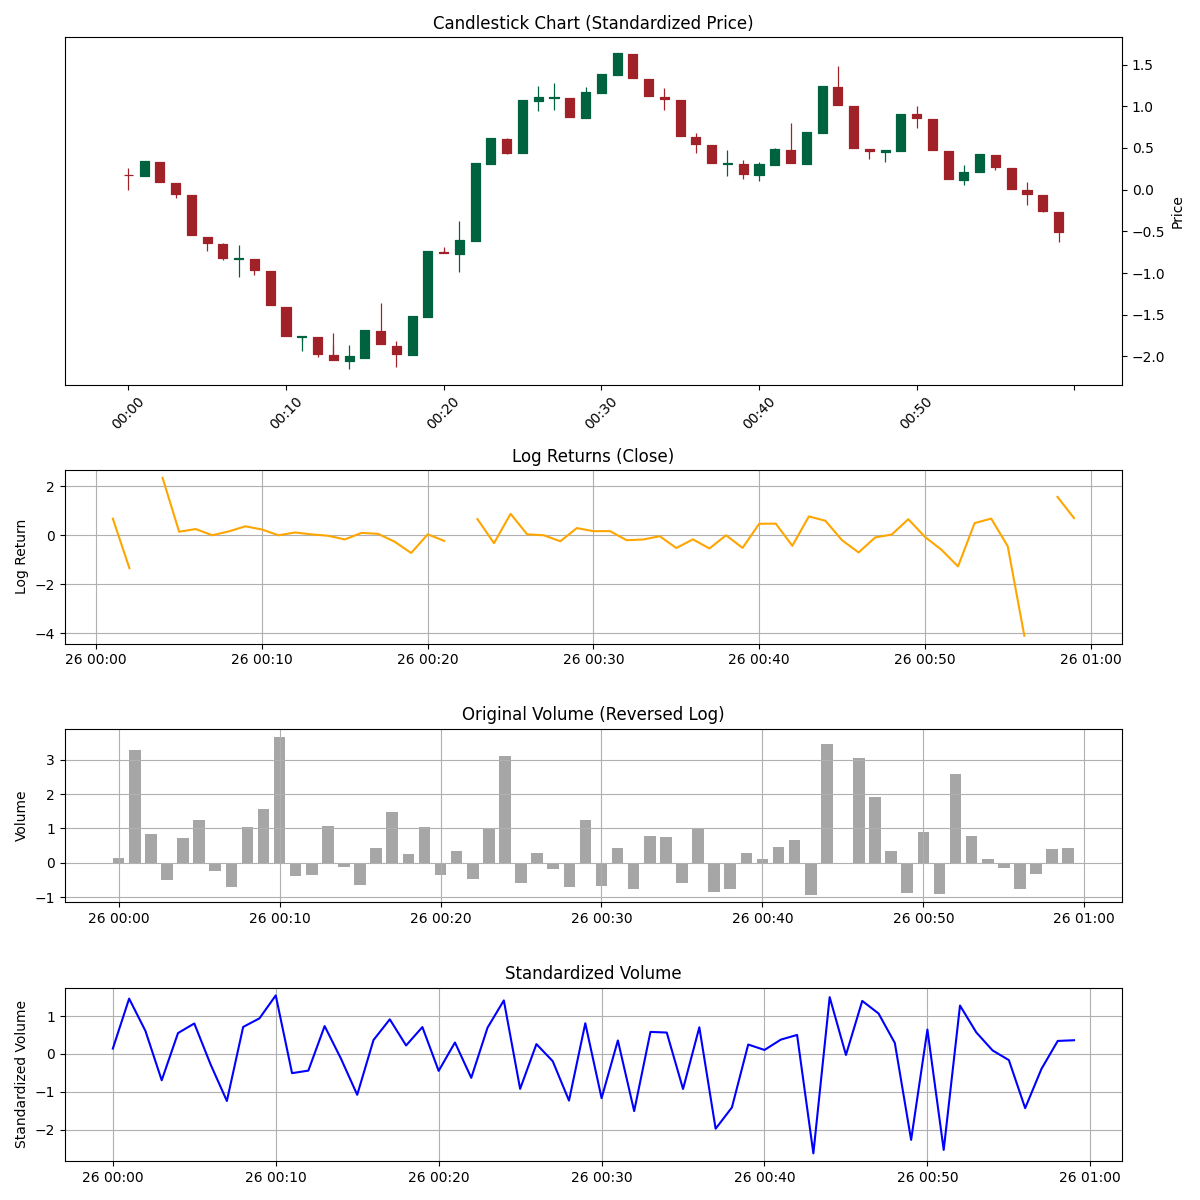

Source code (Python):
#################################
# PPO1번의 현재 정규화 패턴
#################################

import pandas as pd
import numpy as np
import mplfinance as mpf
import matplotlib.pyplot as plt
from sklearn.preprocessing import StandardScaler

# sample.csv 파일 읽기
df = pd.read_csv("sample.csv", parse_dates=["timestamp"])
df.set_index("timestamp", inplace=True)

# ✅ Feature Columns 정의
FEATURE_COLUMNS = ["open", "high", "low", "close", "volume"]

# ✅ 거래량 로그 변환
df["volume"] = np.log1p(df["volume"])

# ✅ 표준화 적용
scaler = StandardScaler()
df[FEATURE_COLUMNS] = scaler.fit_transform(df[FEATURE_COLUMNS])

# ✅ 캔들차트 스타일 지정
style = mpf.make_mpf_style(base_mpf_style="charles", rc={"figure.figsize": (12, 10)})

# ✅ 캔들차트 및 추가적인 차트 설정
fig, axes = plt.subplots(4, 1, figsize=(12, 12), gridspec_kw={'height_ratios': [2, 1, 1, 1]})

# 📌 1) 캔들차트 (정규화된 가격)
mpf.plot(
    df,
    type="candle",
    ax=axes[0], 
    volume=False,
    style=style
)
axes[0].set_title("Candlestick Chart (Standardized Price)")

# 📌 2) 로그수익률 변환된 가격 데이터 (선 그래프)
for col in ["open", "high", "low", "close"]:
    df[f"log_return_{col}"] = np.log(df[col] / df[col].shift(1))
axes[1].plot(df.index, df["log_return_close"], label="Log Return (Close)", color="orange")
axes[1].set_title("Log Returns (Close)")
axes[1].set_ylabel("Log Return")
axes[1].grid()

# 📌 3) 원본 거래량 (바 차트)
axes[2].bar(df.index, np.expm1(df["volume"]), width=0.0005, color="gray", alpha=0.7, align="center")
axes[2].set_title("Original Volume (Reversed Log)")
axes[2].set_ylabel("Volume")
axes[2].grid()

# 📌 4) 표준화된 거래량 (선 그래프)
axes[3].plot(df.index, df["volume"], label="Standardized Volume", color="blue")
axes[3].set_title("Standardized Volume")
axes[3].set_ylabel("Standardized Volume")
axes[3].grid()

# ✅ 그래프 출력
plt.tight_layout()
plt.show()
